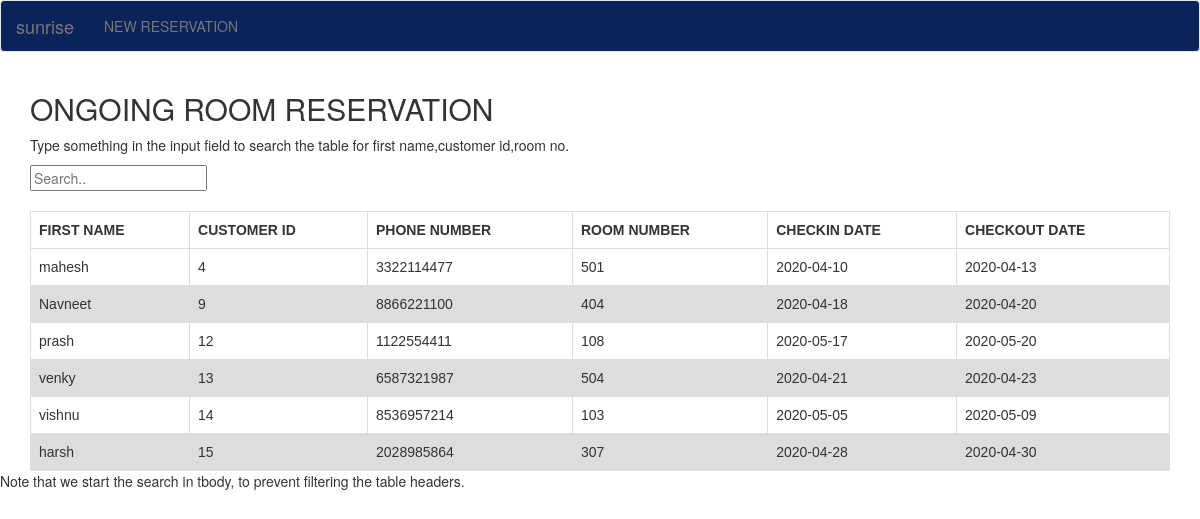
/custroom.php, run on the app's committed database.
### tables this page shows
CREATE TABLE `reservation` (
  `GST_ID` bigint(20) UNSIGNED DEFAULT NULL,
  `CHECKIN_DATE` date NOT NULL,
  `CHECKOUT_DATE` date NOT NULL,
  `PERIOD_STAY` int(11) DEFAULT NULL,
  `HALL_NUMBER` int(11) DEFAULT NULL,
  `ROOM_NUMBER` int(11) DEFAULT NULL,
  `CATEGORY` varchar(30) DEFAULT NULL,
  `RID` int(11) NOT NULL
);

CREATE TABLE `customer` (
  `AADHAR_NO` bigint(20) NOT NULL,
  `FNAME` varchar(20) NOT NULL,
  `MINIT` char(2) DEFAULT NULL,
  `LNAME` varchar(20) DEFAULT NULL,
  `PH_NO` bigint(20) DEFAULT NULL,
  `ASTATE` varchar(20) DEFAULT NULL,
  `CITY` varchar(20) DEFAULT NULL,
  `COUNTRY` varchar(20) DEFAULT NULL,
  `GUEST_ID` bigint(20) UNSIGNED NOT NULL,
  `VISIT` int(11) NOT NULL DEFAULT '1'
);

CREATE TABLE `room` (
  `ROOM_NO` int(11) NOT NULL,
  `CATEGORY` varchar(40) NOT NULL,
  `NO_OF_BEDS` int(11) NOT NULL,
  `AIR_COND` tinyint(1) NOT NULL,
  `CUSTOMER_ID` bigint(20) UNSIGNED DEFAULT NULL
);

### custroom.php (the view, shortened to what this page needs)
<?php
$con=mysqli_connect("localhost","root","root","hotel");
$a="select fname,guest_id,room_no,checkout_date,ph_no,checkin_date from customer,reservation,room where guest_id=gst_id and gst_id=customer_id and hall_number is NULL";
$b=mysqli_query($con,$a);
?>
<!DOCTYPE html>
<html>
<head>
  <link rel="stylesheet" href="https://maxcdn.bootstrapcdn.com/bootstrap/3.4.0/css/bootstrap.min.css">
</head>
<body>
<nav class="navbar navbar-default">
  <div class="container-fluid">
    <div class="navbar-header">
      <a class="navbar-brand" href="#">sunrise</a>
    </div>
    <ul class="nav navbar-nav">
      <li><a href="roomreservation.php">NEW RESERVATION</a></li>
    </ul>
  </div>
</nav>
<div class="container">
<h2>ONGOING ROOM RESERVATION</h2>
<p>Type something in the input field to search the table for first name,customer id,room no.</p>
<input id="myInput" type="text" placeholder="Search..">
<br><br>
<table>
  <thead>
  <tr>
    <th>FIRST NAME</th>
    <th>CUSTOMER ID</th>
    <th>PHONE NUMBER</th>
	<th>ROOM NUMBER</th>
	<th>CHECKIN DATE</th>
	<th>CHECKOUT DATE</th>
  </tr>
  </thead>
  <tbody id="myTable">
  <?php
  while($row= mysqli_fetch_array($b,MYSQLI_ASSOC))
  {
	echo"<tr>
    <td>".$row['fname']."</td>
	<td>".$row['guest_id']."</td>
	<td>".$row['ph_no']."</td>
	<td>".$row['room_no']."</td>
	<td>".$row['checkin_date']."</td>
	<td>".$row['checkout_date']."</td>
  </tr>";
  }
 ?>
  </tbody>
</table>
</div>
<p>Note that we start the search in tbody, to prevent filtering the table headers.</p>
</body>
</html>

### custroom.php (style rules this page uses)
.navbar-default { background-color: #0B235A; background-image: none; background-repeat: no-repeat; }
table { font-family: arial, sans-serif; border-collapse: collapse; width: 100%; }
td, th { border: 1px solid #dddddd; text-align: left; padding: 8px; }
tr:nth-child(even) { background-color: #dddddd; }

### data on the page
reservation: GST_ID.FNAME "mahesh", GST_ID.GUEST_ID "4", GST_ID.PH_NO "3322114477", ROOM_NUMBER.ROOM_NO "501", CHECKIN_DATE "2020-04-10", CHECKOUT_DATE "2020-04-13"
reservation: GST_ID.FNAME "Navneet", GST_ID.GUEST_ID "9", GST_ID.PH_NO "8866221100", ROOM_NUMBER.ROOM_NO "404", CHECKIN_DATE "2020-04-18", CHECKOUT_DATE "2020-04-20"
reservation: GST_ID.FNAME "prash", GST_ID.GUEST_ID "12", GST_ID.PH_NO "1122554411", ROOM_NUMBER.ROOM_NO "108", CHECKIN_DATE "2020-05-17", CHECKOUT_DATE "2020-05-20"
reservation: GST_ID.FNAME "venky", GST_ID.GUEST_ID "13", GST_ID.PH_NO "6587321987", ROOM_NUMBER.ROOM_NO "504", CHECKIN_DATE "2020-04-21", CHECKOUT_DATE "2020-04-23"
reservation: GST_ID.FNAME "vishnu", GST_ID.GUEST_ID "14", GST_ID.PH_NO "8536957214", ROOM_NUMBER.ROOM_NO "103", CHECKIN_DATE "2020-05-05", CHECKOUT_DATE "2020-05-09"
reservation: GST_ID.FNAME "harsh", GST_ID.GUEST_ID "15", GST_ID.PH_NO "2028985864", ROOM_NUMBER.ROOM_NO "307", CHECKIN_DATE "2020-04-28", CHECKOUT_DATE "2020-04-30"
